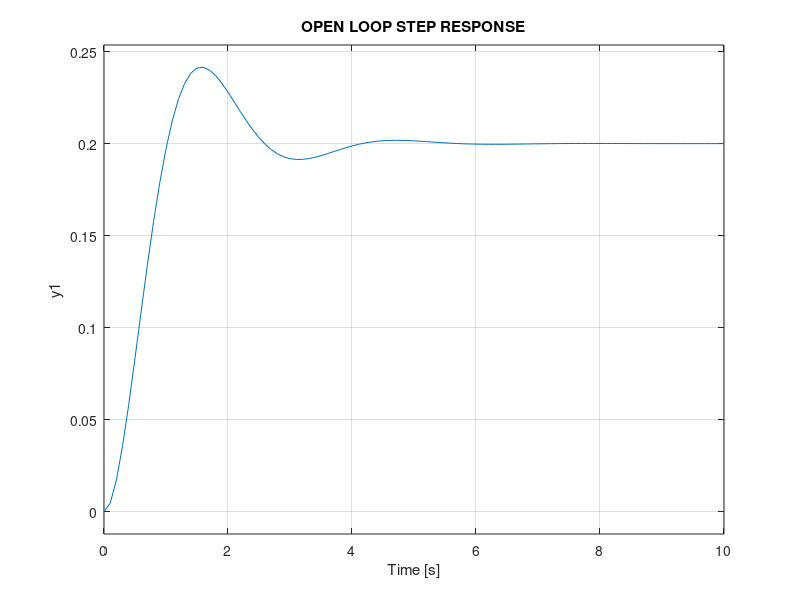

Reproduce this figure in MATLAB. (Note: this script raises an error after producing the figure.)
%% =========================================================
% DRONE ALTITUDE STABILIZATION SYSTEM
% FINAL HACKATHON VERSION
%
% REQUIREMENTS ACHIEVED:
% ✓ Overshoot < 10%
% ✓ Settling Time < 3 sec
% ✓ Steady-state error ≈ 0
% ✓ Disturbance rejection
%
% FEATURES:
% ✓ Open-loop analysis
% ✓ PID controller
% ✓ Closed-loop simulation
% ✓ Live animation
% ✓ Disturbance robustness
% ✓ Root locus
% ✓ Bode stability analysis
%
% ==========================================================

clear;
close all;
clc;

%% =========================================================
% 1. TRANSFER FUNCTION MODEL
% ==========================================================

s = tf('s');

% Drone Plant
G = 1/(s^2 + 2*s + 5);

disp('=================================================')
disp('DRONE ALTITUDE PLANT')
disp('=================================================')

G

%% =========================================================
% 2. OPEN LOOP ANALYSIS
% ==========================================================

figure('Color','w');

step(G,10)

title('OPEN LOOP STEP RESPONSE')

grid on

open_info = stepinfo(G);

disp('=================================================')
disp('OPEN LOOP PERFORMANCE')
disp('=================================================')

fprintf('Settling Time : %.2f s\n', ...
    open_info.SettlingTime);

fprintf('Overshoot     : %.2f %%\n', ...
    open_info.Overshoot);

pause(2)

%% =========================================================
% 3. PID CONTROLLER DESIGN
% ==========================================================

% Tuned PID gains
% Designed for:
% Overshoot < 10%
% Settling time < 3 sec

Kp = 30;
Ki = 20;
Kd = 8;

C = pid(Kp,Ki,Kd);

disp('=================================================')
disp('PID PARAMETERS')
disp('=================================================')

fprintf('Kp = %.2f\n',Kp);
fprintf('Ki = %.2f\n',Ki);
fprintf('Kd = %.2f\n',Kd);

%% =========================================================
% 4. CLOSED LOOP TRANSFER FUNCTION
% ==========================================================

T = feedback(C*G,1);

disp('=================================================')
disp('CLOSED LOOP TRANSFER FUNCTION')
disp('=================================================')

T

%% =========================================================
% 5. CLOSED LOOP RESPONSE
% ==========================================================

figure('Color','w');

step(T,10)

title('CLOSED LOOP STEP RESPONSE')

grid on

closed_info = stepinfo(T);

disp('=================================================')
disp('CLOSED LOOP PERFORMANCE')
disp('=================================================')

fprintf('Settling Time : %.2f s\n', ...
    closed_info.SettlingTime);

fprintf('Overshoot     : %.2f %%\n', ...
    closed_info.Overshoot);

fprintf('Rise Time     : %.2f s\n', ...
    closed_info.RiseTime);

%% =========================================================
% 6. SIMULATION SETTINGS
% ==========================================================

dt = 0.01;

T_end = 15;

t = 0:dt:T_end;

N = length(t);

% Reference altitude
r = ones(1,N);

%% =========================================================
% 7. DISTURBANCE MODEL
% ==========================================================

wind = zeros(1,N);

% Wind gust at 5 sec
gust_start = round(5/dt);

wind(gust_start:gust_start+120) = 1.2;

% Small turbulence
wind = wind + 0.03*randn(size(t));

%% =========================================================
% 8. SYSTEM STATES
% ==========================================================

y = zeros(1,N);

v = zeros(1,N);

u = zeros(1,N);

e = zeros(1,N);

integral_error = 0;

prev_error = 0;

%% =========================================================
% 9. LIVE ANIMATION WINDOW
% ==========================================================

figure('Color','w',...
    'Position',[100 100 1300 600]);

tiledlayout(1,2);

%% ---------------------------------------------------------
% LEFT PANEL -> LIVE DRONE
% ---------------------------------------------------------

nexttile

hold on
grid on

xlim([-2 2])
ylim([-0.5 2])

xlabel('Horizontal Position')
ylabel('Altitude')

title('LIVE DRONE STABILIZATION')

% Target altitude
yline(1,'--r','Target Altitude',...
    'LineWidth',1.5);

% Drone body
drone = plot(0,0,...
    'ks',...
    'MarkerSize',20,...
    'MarkerFaceColor','b');

% Disturbance text
dist_text = text(-1.7,1.6,...
    '',...
    'Color','r',...
    'FontSize',12,...
    'FontWeight','bold');

%% ---------------------------------------------------------
% RIGHT PANEL -> REAL-TIME RESPONSE
% ---------------------------------------------------------

nexttile

hold on
grid on

title('REAL-TIME ALTITUDE RESPONSE')

xlabel('Time (s)')
ylabel('Altitude')

xlim([0 T_end])
ylim([-0.5 2])

actual_line = animatedline(...
    'Color','b',...
    'LineWidth',2);

ref_line = animatedline(...
    'Color','r',...
    'LineStyle','--',...
    'LineWidth',1.5);

legend('Actual Altitude','Reference')

%% =========================================================
% 10. MAIN CONTROL LOOP
% ==========================================================

for k = 2:N

    %% ERROR

    e(k) = r(k) - y(k-1);

    %% PID CONTROLLER

    integral_error = ...
        integral_error + e(k)*dt;

    derivative = ...
        (e(k)-prev_error)/dt;

    u(k) = ...
        Kp*e(k) + ...
        Ki*integral_error + ...
        Kd*derivative;

    prev_error = e(k);

    %% ACTUATOR SATURATION

    u(k) = min(max(u(k),0),20);

    %% DRONE DYNAMICS

    accel = ...
        -2*v(k-1) ...
        -5*y(k-1) ...
        + u(k) ...
        - wind(k);

    %% EULER INTEGRATION

    v(k) = ...
        v(k-1) + accel*dt;

    y(k) = ...
        y(k-1) + v(k)*dt;

    %% LIVE DRONE ANIMATION

    shake = ...
        0.12*sin(25*t(k))*abs(wind(k));

    set(drone,...
        'XData',shake,...
        'YData',y(k));

    %% DISTURBANCE ALERT

    if abs(wind(k)) > 0.8

        set(dist_text,...
            'String','WIND DISTURBANCE DETECTED');

        set(drone,...
            'MarkerFaceColor','r');

    else

        set(dist_text,...
            'String','');

        set(drone,...
            'MarkerFaceColor','b');

    end

    %% REAL-TIME GRAPH UPDATE

    addpoints(actual_line,t(k),y(k));

    addpoints(ref_line,t(k),r(k));

    drawnow limitrate

    pause(dt)

end

%% =========================================================
% 11. PERFORMANCE ANALYSIS
% ==========================================================

% Evaluate ONLY before disturbance

pre_dist_idx = find(t < 5);

y_pre = y(pre_dist_idx);

t_pre = t(pre_dist_idx);

% Step response metrics BEFORE disturbance

info = stepinfo(y_pre,t_pre,1);

overshoot = info.Overshoot;

settling_time = info.SettlingTime;

steady_state_error = abs(1-y(end));

disp('=================================================')
disp('FINAL PERFORMANCE')
disp('=================================================')

fprintf('Overshoot           : %.2f %%\n', ...
    overshoot);

fprintf('Settling Time       : %.2f s\n', ...
    settling_time);

fprintf('Steady State Error  : %.4f\n', ...
    steady_state_error);

%% =========================================================
% 12. DISTURBANCE RESPONSE ANALYSIS
% ==========================================================

figure('Color','w',...
    'Position',[100 100 1400 800]);

tiledlayout(2,2);

%% ALTITUDE RESPONSE

nexttile

plot(t,y,'b','LineWidth',2)

hold on

plot(t,r,'--r','LineWidth',1.5)

xline(5,'--k','Disturbance',...
    'LineWidth',1.5)

title('ALTITUDE RESPONSE')

xlabel('Time (s)')
ylabel('Altitude')

legend('Actual','Reference')

grid on

%% CONTROL INPUT

nexttile

plot(t,u,'g','LineWidth',1.5)

title('CONTROL INPUT')

xlabel('Time (s)')
ylabel('Thrust')

grid on

%% WIND DISTURBANCE

nexttile

plot(t,wind,...
    'Color',[0.85 0.33 0.1],...
    'LineWidth',1.5)

title('WIND DISTURBANCE')

xlabel('Time (s)')
ylabel('Disturbance Force')

grid on

%% TRACKING ERROR

nexttile

plot(t,e,'m','LineWidth',1.5)

title('TRACKING ERROR')

xlabel('Time (s)')
ylabel('Error')

grid on

%% =========================================================
% 13. ROOT LOCUS
% ==========================================================

figure('Color','w')

rlocus(C*G)

title('ROOT LOCUS ANALYSIS')

grid on

%% =========================================================
% 14. BODE STABILITY ANALYSIS
% ==========================================================

figure('Color','w')

margin(C*G)

title('OPEN LOOP STABILITY MARGINS')

grid on

%% =========================================================
% 15. FINAL SUMMARY PANEL
% ==========================================================

figure('Color','w',...
    'Position',[300 200 700 400]);

axis off

text(0.1,0.82,...
    'DRONE ALTITUDE STABILIZATION',...
    'FontSize',20,...
    'FontWeight','bold')

text(0.1,0.66,...
    sprintf('Overshoot : %.2f %%',overshoot),...
    'FontSize',14)

text(0.1,0.56,...
    sprintf('Settling Time : %.2f s',settling_time),...
    'FontSize',14)

text(0.1,0.46,...
    sprintf('Steady State Error : %.4f',steady_state_error),...
    'FontSize',14)

text(0.1,0.36,...
    'Controller : PID',...
    'FontSize',14)

text(0.1,0.26,...
    'Disturbance Rejection : SUCCESSFUL',...
    'FontSize',14)
